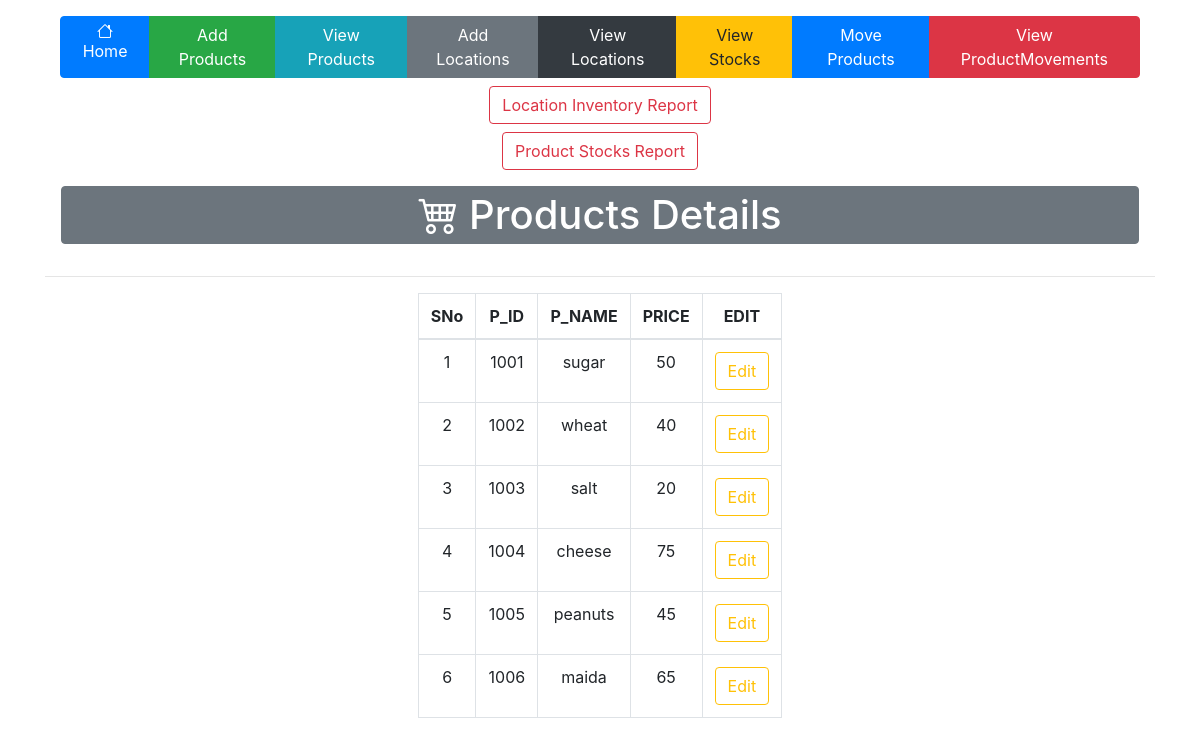
Page /view_products on the earlier database version.
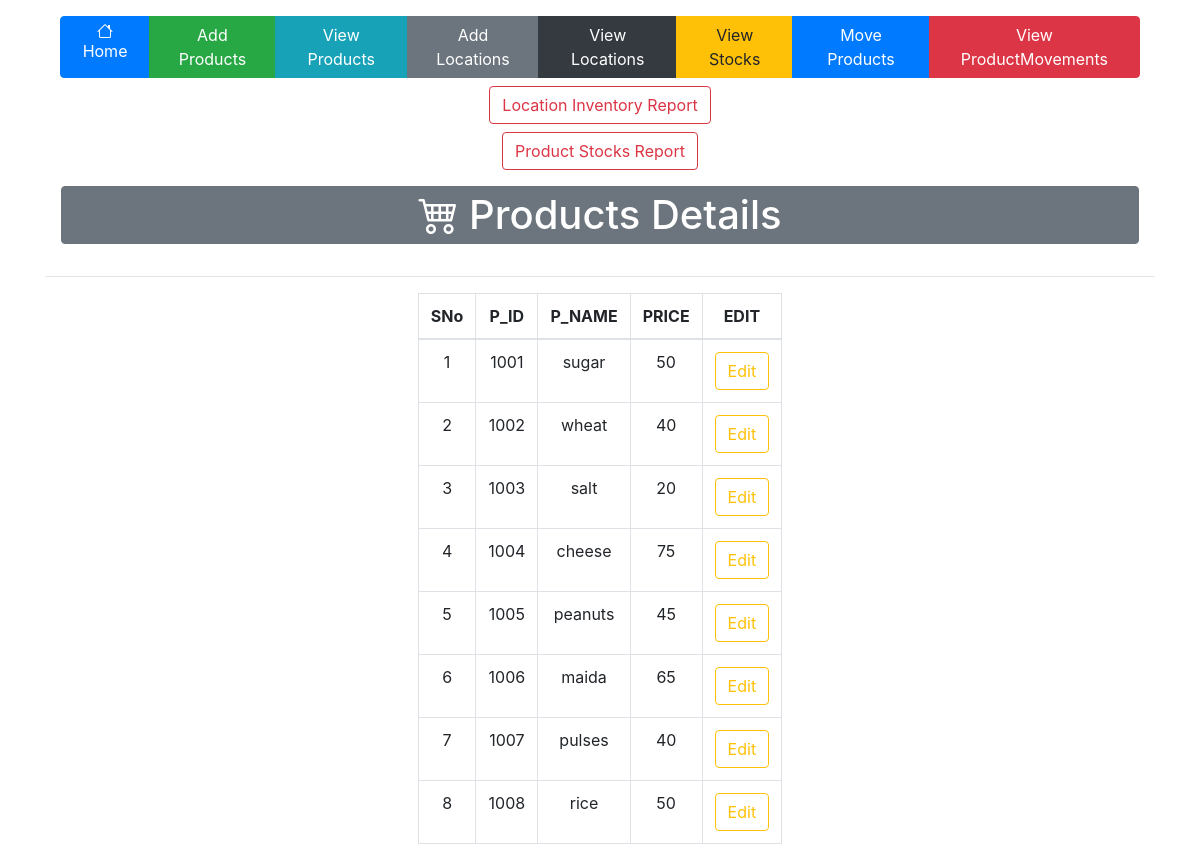
Same page on the later database version.
### tables this page shows
CREATE TABLE "products" (
	"P_ID"	INTEGER,
	"P_NAME"	TEXT,
	"PRICE"	INTEGER,
	PRIMARY KEY("P_ID" AUTOINCREMENT)
);

### app.py (the view)
@app.route('/view_products')
def view_products():
    con=sql.connect("inventory.db")
    con.row_factory=sql.Row
    cur=con.cursor()
    cur.execute("select * from products")
    data=cur.fetchall()
    return render_template("view_products.html",datas=data)

### templates/view_products.html
{% extends 'layout.html' %}
{% block body %}
        <div class="d-flex justify-content-between align-items-center mb-3">
            <div class="flex-grow-1 text-center">
                <h1 class="border border-secondary m-3 p-1 bg-secondary text-white rounded bolder"><i class="bi bi-cart4"></i> Products Details</h1>
            </div>
        </div>
        <hr>
        <table class="table table-bordered  mx-auto w-auto text-center">
            <thead >
                <th>SNo</th>
                <th>P_ID</th>
                <th>P_NAME</th>
                <th>PRICE</th>
                <th>EDIT</th>
            </thead>
            <tbody>
                {% for row in datas %}
                    <tr>
                        <td>{{loop.index}}</td>
                        <td>{{row.P_ID}}</td>
                        <td>{{row.P_NAME}}</td>
                        <td>{{row.PRICE}}</td>
                        <td><a href='{{url_for("edit_products",pid=row.P_ID)}}' class="btn btn-outline-warning">Edit</a></td>
                    </tr>
                {% endfor %}
            </tbody>
        </table>
{% endblock %}

Differences in the rows shown:
added products: P_ID "1007", P_NAME "pulses", PRICE "40"
added products: P_ID "1008", P_NAME "rice", PRICE "50"
